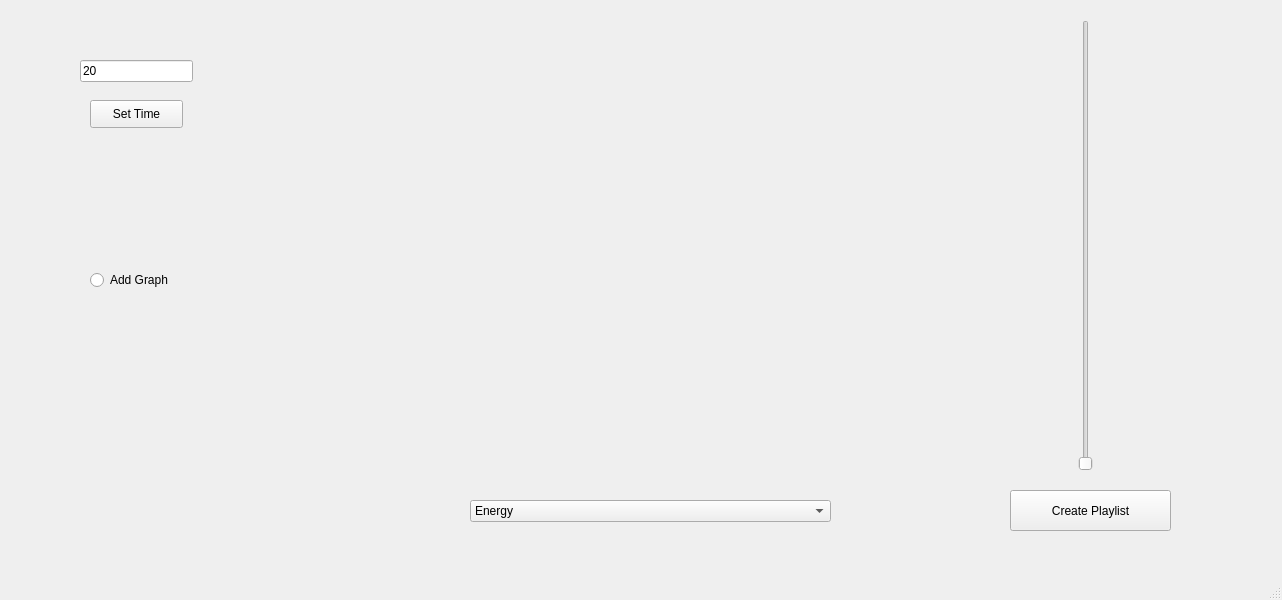
<?xml version="1.0" encoding="UTF-8"?>
<ui version="4.0">
 <class>MainWindow</class>
 <widget class="QMainWindow" name="MainWindow">
  <property name="geometry">
   <rect>
    <x>0</x>
    <y>0</y>
    <width>1282</width>
    <height>600</height>
   </rect>
  </property>
  <property name="windowTitle">
   <string>MainWindow</string>
  </property>
  <widget class="QWidget" name="centralwidget">
   <widget class="QCustomPlot" name="plot" native="true">
    <property name="geometry">
     <rect>
      <x>290</x>
      <y>20</y>
      <width>701</width>
      <height>461</height>
     </rect>
    </property>
   </widget>
   <widget class="QSlider" name="slider">
    <property name="geometry">
     <rect>
      <x>1060</x>
      <y>20</y>
      <width>51</width>
      <height>451</height>
     </rect>
    </property>
    <property name="orientation">
     <enum>Qt::Vertical</enum>
    </property>
   </widget>
   <widget class="QComboBox" name="comboBox">
    <property name="geometry">
     <rect>
      <x>470</x>
      <y>500</y>
      <width>361</width>
      <height>22</height>
     </rect>
    </property>
    <item>
     <property name="text">
      <string>Energy</string>
     </property>
    </item>
    <item>
     <property name="text">
      <string>Danceability</string>
     </property>
    </item>
    <item>
     <property name="text">
      <string>Instrumentalness</string>
     </property>
    </item>
   </widget>
   <widget class="QLineEdit" name="lineEdit">
    <property name="geometry">
     <rect>
      <x>80</x>
      <y>60</y>
      <width>113</width>
      <height>22</height>
     </rect>
    </property>
    <property name="text">
     <string>20</string>
    </property>
   </widget>
   <widget class="QPushButton" name="pushButton">
    <property name="geometry">
     <rect>
      <x>90</x>
      <y>100</y>
      <width>93</width>
      <height>28</height>
     </rect>
    </property>
    <property name="text">
     <string>Set Time</string>
    </property>
   </widget>
   <widget class="QRadioButton" name="radioButton">
    <property name="geometry">
     <rect>
      <x>90</x>
      <y>270</y>
      <width>95</width>
      <height>20</height>
     </rect>
    </property>
    <property name="text">
     <string>Add Graph</string>
    </property>
   </widget>
   <widget class="QPushButton" name="pushButton_2">
    <property name="geometry">
     <rect>
      <x>1010</x>
      <y>490</y>
      <width>161</width>
      <height>41</height>
     </rect>
    </property>
    <property name="text">
     <string>Create Playlist</string>
    </property>
   </widget>
  </widget>
  <widget class="QMenuBar" name="menubar">
   <property name="geometry">
    <rect>
     <x>0</x>
     <y>0</y>
     <width>1282</width>
     <height>26</height>
    </rect>
   </property>
  </widget>
  <widget class="QStatusBar" name="statusbar"/>
 </widget>
 <customwidgets>
  <customwidget>
   <class>QCustomPlot</class>
   <extends>QWidget</extends>
   <header location="global">qcustomplot.h</header>
   <container>1</container>
   <slots>
    <slot>myFunc(int)</slot>
   </slots>
  </customwidget>
 </customwidgets>
 <resources/>
 <connections/>
</ui>
